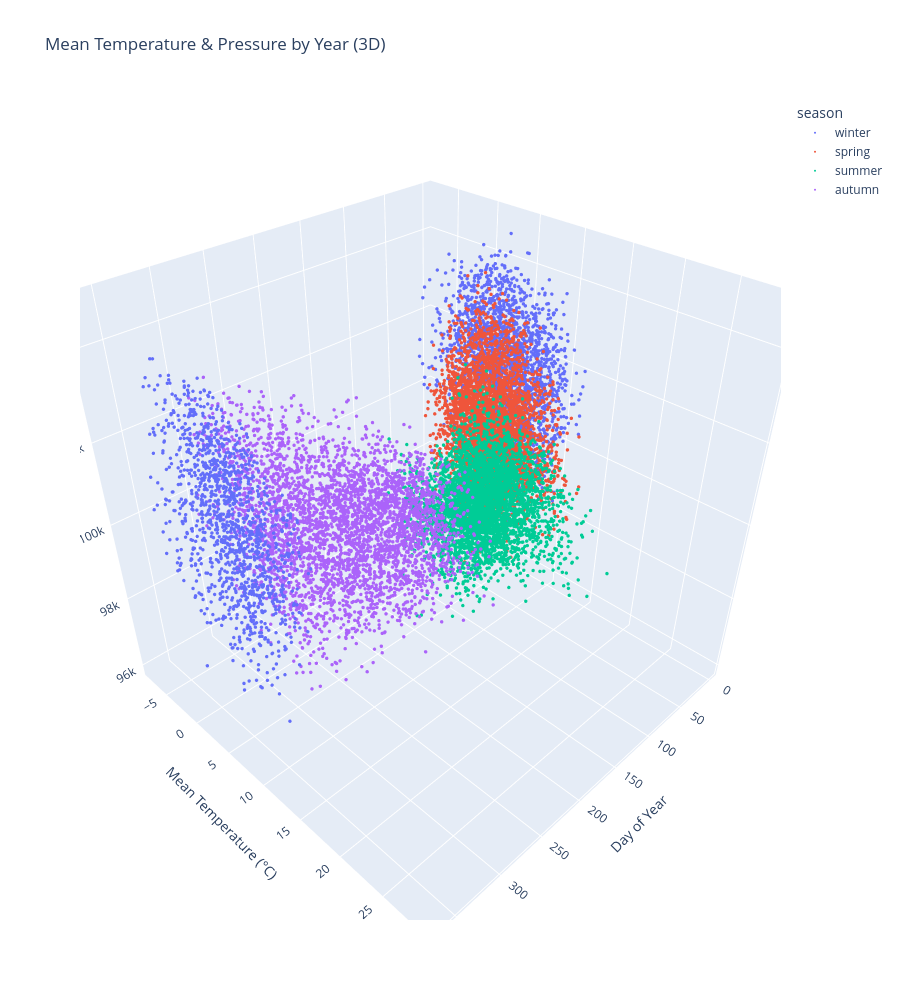

Notebook cell for this chart:
### Code cell
fig_3d = px.scatter_3d(
    df,
    x="day",
    y="mean_temp",
    z="pressure",
    color="season",
    opacity=1,
    title="Mean Temperature & Pressure by Year (3D)",
    labels={
        "day": "Day of Year",
        "mean_temp": "Mean Temperature (°C)",
        "pressure": "Pressure (Pa)"
    }, height=1000
)
fig_3d.update_traces(marker=dict(size=2))
fig_3d.show()
fig_3d.write_html("figures/precipitation_snow_3d.html", include_plotlyjs="cdn")

### Figure 1 — Plotly figure (JSON) as saved in the notebook; plotly's stock layout.template omitted (floating-point values rounded to 4 significant figures; data arrays with more than 128 entries replaced by an {"elided": "..."} marker saying what was removed)
{"data": [{"hovertemplate": "season=winter<br>Day of Year=%{x}<br>Mean Temperature (°C)=%{y}<br>Pressure (Pa)=%{z}<extra></extra>", "legendgroup": "winter", "marker": {"color": "#636efa", "opacity": 1, "size": 2, "symbol": "circle"}, "mode": "markers", "name": "winter", "scene": "scene", "showlegend": true, "type": "scatter3d", "x": {"elided": "3787 int values"}, "y": {"elided": "3787 float values"}, "z": {"elided": "3787 float values"}}, {"hovertemplate": "season=spring<br>Day of Year=%{x}<br>Mean Temperature (°C)=%{y}<br>Pressure (Pa)=%{z}<extra></extra>", "legendgroup": "spring", "marker": {"color": "#EF553B", "opacity": 1, "size": 2, "symbol": "circle"}, "mode": "markers", "name": "spring", "scene": "scene", "showlegend": true, "type": "scatter3d", "x": {"elided": "3861 int values"}, "y": {"elided": "3861 float values"}, "z": {"elided": "3861 float values"}}, {"hovertemplate": "season=summer<br>Day of Year=%{x}<br>Mean Temperature (°C)=%{y}<br>Pressure (Pa)=%{z}<extra></extra>", "legendgroup": "summer", "marker": {"color": "#00cc96", "opacity": 1, "size": 2, "symbol": "circle"}, "mode": "markers", "name": "summer", "scene": "scene", "showlegend": true, "type": "scatter3d", "x": {"elided": "3842 int values"}, "y": {"elided": "3842 float values"}, "z": {"elided": "3842 float values"}}, {"hovertemplate": "season=autumn<br>Day of Year=%{x}<br>Mean Temperature (°C)=%{y}<br>Pressure (Pa)=%{z}<extra></extra>", "legendgroup": "autumn", "marker": {"color": "#ab63fa", "opacity": 1, "size": 2, "symbol": "circle"}, "mode": "markers", "name": "autumn", "scene": "scene", "showlegend": true, "type": "scatter3d", "x": {"elided": "3821 int values"}, "y": {"elided": "3821 float values"}, "z": {"elided": "3821 float values"}}], "layout": {"height": 1000, "legend": {"title": {"text": "season"}, "tracegroupgap": 0}, "scene": {"domain": {"x": [0, 1], "y": [0, 1]}, "xaxis": {"title": {"text": "Day of Year"}}, "yaxis": {"title": {"text": "Mean Temperature (°C)"}}, "zaxis": {"title": {"text": "Pressure (Pa)"}}}, "title": {"text": "Mean Temperature & Pressure by Year (3D)"}}}
